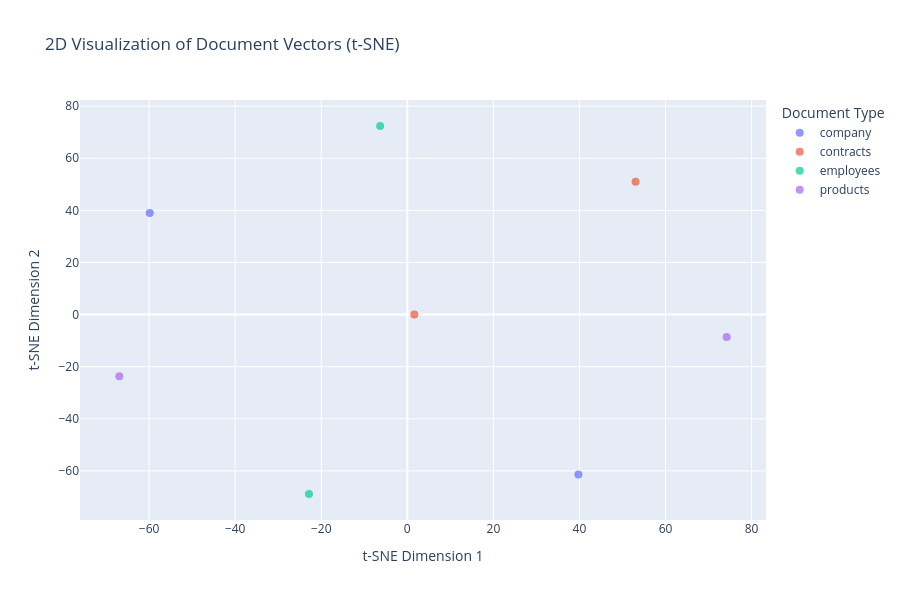

The cell this chart's notebook holds for it:
### Markdown cell above
### 2D Visualization

### Code cell
# Apply t-SNE to reduce to 2 dimensions
print("Applying t-SNE (2D)... this may take a moment")
tsne_2d = TSNE(n_components=2, random_state=42, perplexity=min(30, len(vectors)-1))
vectors_2d = tsne_2d.fit_transform(vectors)

# Create interactive 2D scatter plot
fig_2d = px.scatter(
    x=vectors_2d[:, 0],
    y=vectors_2d[:, 1],
    color=doc_types,
    hover_data={"text": [text[:100] + "..." for text in texts]},
    title="2D Visualization of Document Vectors (t-SNE)",
    labels={"x": "t-SNE Dimension 1", "y": "t-SNE Dimension 2", "color": "Document Type"},
    width=900,
    height=600
)

fig_2d.update_traces(marker=dict(size=8, opacity=0.7))
fig_2d.show()

print("\n✅ 2D visualization complete!")
print("   Hover over points to see text content")
print("   Similar documents should cluster together")

### Figure 1 — Plotly figure (JSON) as saved in the notebook; plotly's stock layout.template omitted (floating-point values rounded to 4 significant figures)
{"data": [{"customdata": [["# About InsureElm\n\n## Company Overview\nInsureElm is a technology-driven insurance company founded in..."], ["## Technology Platform\nOur proprietary ClaimElm AI system uses machine learning to:\n- Detect fraud a..."]], "hovertemplate": "Document Type=company<br>t-SNE Dimension 1=%{x}<br>t-SNE Dimension 2=%{y}<br>text=%{customdata[0]}<extra></extra>", "legendgroup": "company", "marker": {"color": "#636efa", "opacity": 0.7, "size": 8, "symbol": "circle"}, "mode": "markers", "name": "company", "orientation": "v", "showlegend": true, "type": "scatter", "x": [39.76, -59.85], "xaxis": "x", "y": [-61.42, 39.0], "yaxis": "y"}, {"customdata": [["# Service Agreement Contract\n\n## InsureElm Service Level Agreement\n\n**Contract Number:** SLA-2024-00..."], ["## Integration Services\nWe provide API access for partners and enterprise clients with:\n- RESTful AP..."]], "hovertemplate": "Document Type=contracts<br>t-SNE Dimension 1=%{x}<br>t-SNE Dimension 2=%{y}<br>text=%{customdata[0]}<extra></extra>", "legendgroup": "contracts", "marker": {"color": "#EF553B", "opacity": 0.7, "size": 8, "symbol": "circle"}, "mode": "markers", "name": "contracts", "orientation": "v", "showlegend": true, "type": "scatter", "x": [53.05, 1.628], "xaxis": "x", "y": [50.98, 0.03007], "yaxis": "y"}, {"customdata": [["# Employee Profile: Avery Lancaster\n\n**Name:** Avery Lancaster\n**Position:** Co-founder and Chief Ex..."], ["## Key Achievements\n- Led InsureElm from startup to $50M in annual revenue\n- Pioneered AI-powered cl..."]], "hovertemplate": "Document Type=employees<br>t-SNE Dimension 1=%{x}<br>t-SNE Dimension 2=%{y}<br>text=%{customdata[0]}<extra></extra>", "legendgroup": "employees", "marker": {"color": "#00cc96", "opacity": 0.7, "size": 8, "symbol": "circle"}, "mode": "markers", "name": "employees", "orientation": "v", "showlegend": true, "type": "scatter", "x": [-22.85, -6.316], "xaxis": "x", "y": [-68.87, 72.39], "yaxis": "y"}, {"customdata": [["# Product: CarElm Auto Insurance\n\n## Overview\nCarElm is InsureElm's flagship auto insurance product,..."], ["## Pricing\nStarting at just $89/month for basic coverage. Premium plans available from $149/month.\n\n..."]], "hovertemplate": "Document Type=products<br>t-SNE Dimension 1=%{x}<br>t-SNE Dimension 2=%{y}<br>text=%{customdata[0]}<extra></extra>", "legendgroup": "products", "marker": {"color": "#ab63fa", "opacity": 0.7, "size": 8, "symbol": "circle"}, "mode": "markers", "name": "products", "orientation": "v", "showlegend": true, "type": "scatter", "x": [74.22, -66.93], "xaxis": "x", "y": [-8.57, -23.68], "yaxis": "y"}], "layout": {"height": 600, "legend": {"title": {"text": "Document Type"}, "tracegroupgap": 0}, "title": {"text": "2D Visualization of Document Vectors (t-SNE)"}, "width": 900, "xaxis": {"anchor": "y", "domain": [0, 1], "title": {"text": "t-SNE Dimension 1"}}, "yaxis": {"anchor": "x", "domain": [0, 1], "title": {"text": "t-SNE Dimension 2"}}}}
